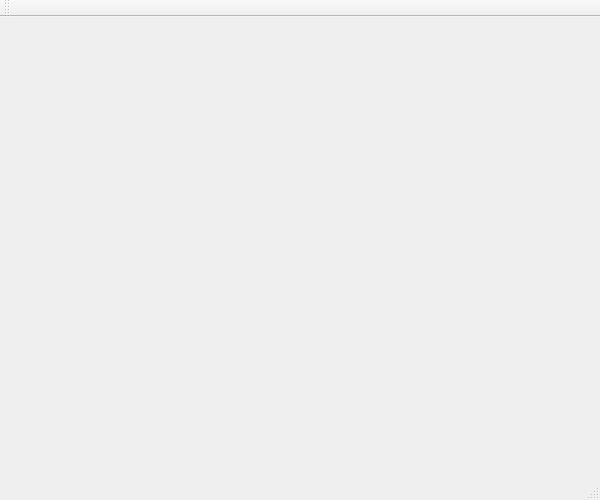
<?xml version="1.0" encoding="UTF-8"?>
<ui version="4.0">
 <class>Bash</class>
 <widget class="QMainWindow" name="Bash">
  <property name="geometry">
   <rect>
    <x>0</x>
    <y>0</y>
    <width>600</width>
    <height>500</height>
   </rect>
  </property>
  <property name="minimumSize">
   <size>
    <width>600</width>
    <height>500</height>
   </size>
  </property>
  <property name="maximumSize">
   <size>
    <width>600</width>
    <height>500</height>
   </size>
  </property>
  <property name="windowTitle">
   <string>Bash</string>
  </property>
  <widget class="QWidget" name="centralWidget">
   <widget class="QWidget" name="gridLayoutWidget">
    <property name="geometry">
     <rect>
      <x>10</x>
      <y>9</y>
      <width>581</width>
      <height>391</height>
     </rect>
    </property>
    <layout class="QGridLayout" name="gridLayout"/>
   </widget>
  </widget>
  <widget class="QMenuBar" name="menuBar">
   <property name="geometry">
    <rect>
     <x>0</x>
     <y>0</y>
     <width>600</width>
     <height>34</height>
    </rect>
   </property>
  </widget>
  <widget class="QToolBar" name="mainToolBar">
   <attribute name="toolBarArea">
    <enum>TopToolBarArea</enum>
   </attribute>
   <attribute name="toolBarBreak">
    <bool>false</bool>
   </attribute>
  </widget>
  <widget class="QStatusBar" name="statusBar"/>
 </widget>
 <layoutdefault spacing="6" margin="11"/>
 <resources/>
 <connections/>
</ui>
